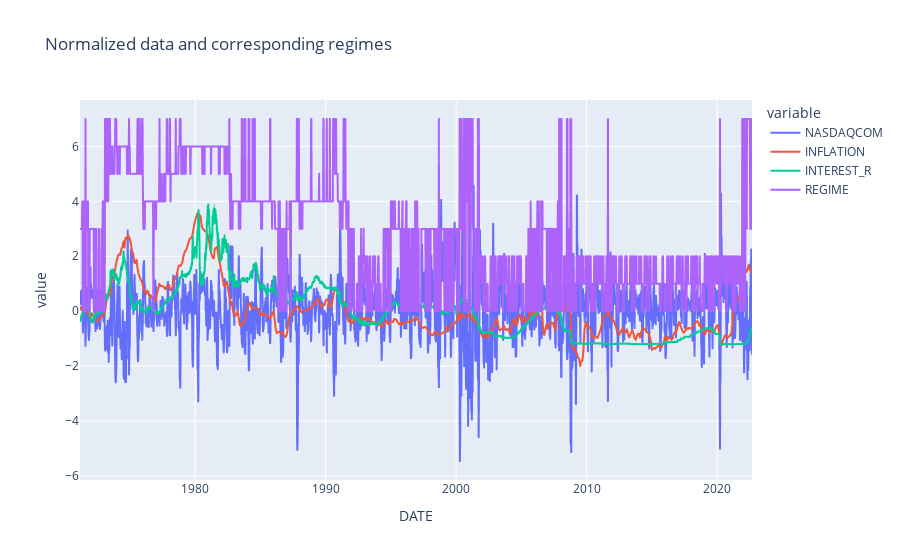

Notebook code for this chart:
### Code cell
px.line(data,title='Normalized data and corresponding regimes')

### Figure 1 — Plotly figure (JSON) as saved in the notebook; plotly's stock layout.template omitted (floating-point values rounded to 4 significant figures; data arrays with more than 128 entries replaced by an {"elided": "..."} marker saying what was removed)
{"data": [{"hovertemplate": "variable=NASDAQCOM<br>DATE=%{x}<br>value=%{y}<extra></extra>", "legendgroup": "NASDAQCOM", "line": {"color": "#636efa", "dash": "solid"}, "marker": {"symbol": "circle"}, "mode": "lines", "name": "NASDAQCOM", "showlegend": true, "type": "scattergl", "x": {"elided": "2688 str values"}, "xaxis": "x", "y": {"elided": "2688 float values"}, "yaxis": "y"}, {"hovertemplate": "variable=INFLATION<br>DATE=%{x}<br>value=%{y}<extra></extra>", "legendgroup": "INFLATION", "line": {"color": "#EF553B", "dash": "solid"}, "marker": {"symbol": "circle"}, "mode": "lines", "name": "INFLATION", "showlegend": true, "type": "scattergl", "x": {"elided": "2688 str values"}, "xaxis": "x", "y": {"elided": "2688 float values"}, "yaxis": "y"}, {"hovertemplate": "variable=INTEREST_R<br>DATE=%{x}<br>value=%{y}<extra></extra>", "legendgroup": "INTEREST_R", "line": {"color": "#00cc96", "dash": "solid"}, "marker": {"symbol": "circle"}, "mode": "lines", "name": "INTEREST_R", "showlegend": true, "type": "scattergl", "x": {"elided": "2688 str values"}, "xaxis": "x", "y": {"elided": "2688 float values"}, "yaxis": "y"}, {"hovertemplate": "variable=REGIME<br>DATE=%{x}<br>value=%{y}<extra></extra>", "legendgroup": "REGIME", "line": {"color": "#ab63fa", "dash": "solid"}, "marker": {"symbol": "circle"}, "mode": "lines", "name": "REGIME", "showlegend": true, "type": "scattergl", "x": {"elided": "2688 str values"}, "xaxis": "x", "y": {"elided": "2688 int values"}, "yaxis": "y"}], "layout": {"legend": {"title": {"text": "variable"}, "tracegroupgap": 0}, "title": {"text": "Normalized data and corresponding regimes"}, "xaxis": {"anchor": "y", "domain": [0, 1], "title": {"text": "DATE"}}, "yaxis": {"anchor": "x", "domain": [0, 1], "title": {"text": "value"}}}}
